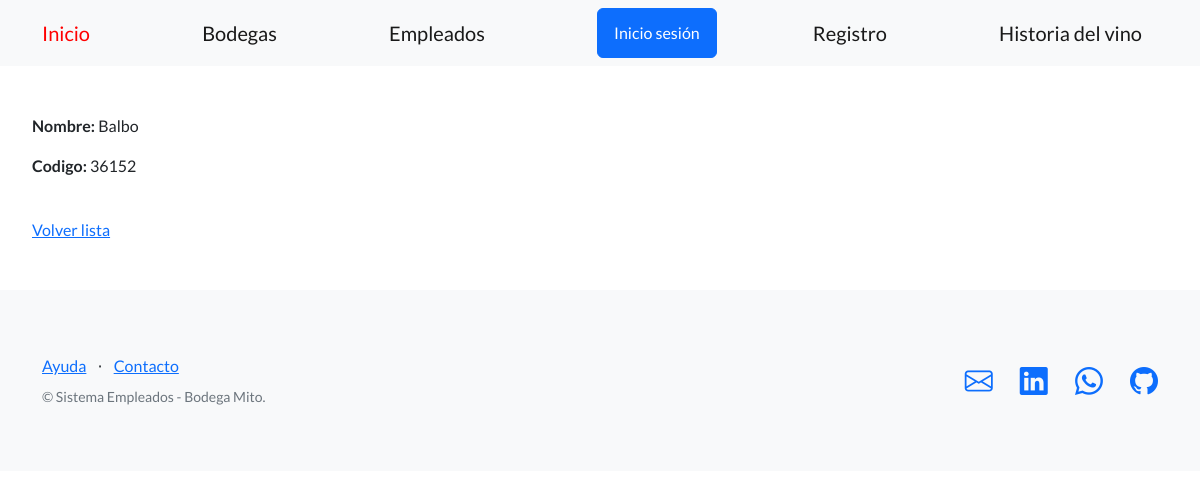
The page /empleados/bodegas/2 on the database as committed earlier.
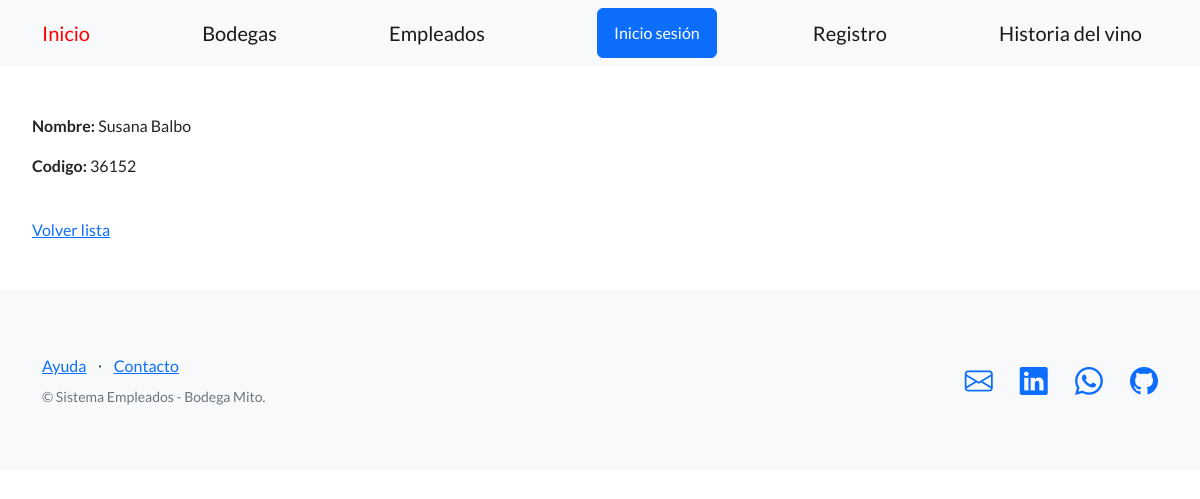
The same page on the database as committed later.
### control_empleados/models.py (models this page shows, shortened)
class Bodega(models.Model):
    nombre = models.CharField(max_length=64)
    codigo = models.IntegerField()

### control_empleados/views.py (the view)
# urls.py: path('bodegas/<int:pk>', BodegaDetailView.as_view(), name='ver_bodegas'),
class BodegaDetailView(DetailView):
    model = Bodega
    success_url = reverse_lazy('listar_bodegas')

### control_empleados/templates/control_empleados/bodega_detail.html (shortened to what this page needs)
{% extends "base.html" %}
{% block contenido %}
<p>
 <strong>Nombre:</strong> {{object.nombre}}
</p>
<p>
 <strong>Codigo:</strong> {{object.codigo}}
</p>
<br>
<a href="{% url 'listar_bodegas' %}">Volver lista</a>
{% endblock contenido %}

Rows that differ between the two databases and show on the page:
changed Bodega: nombre "Balbo" → "Susana Balbo"
